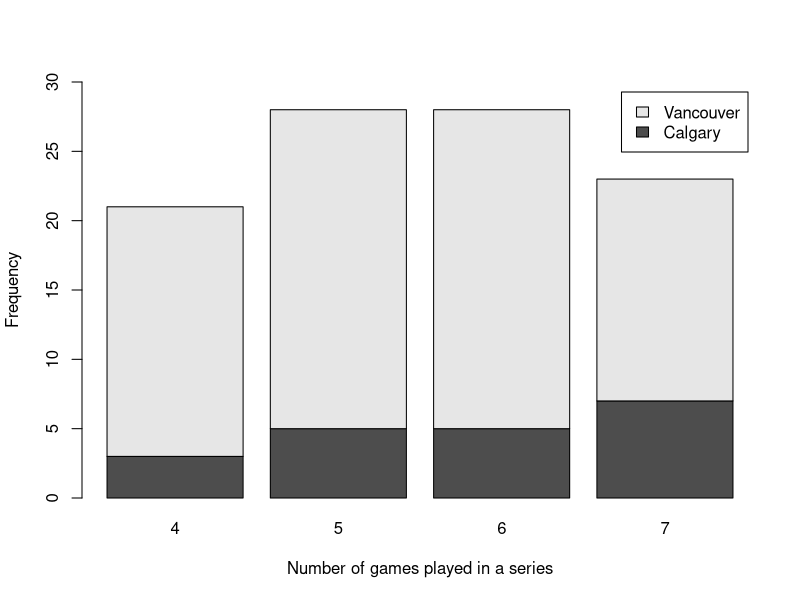

Generate this figure with R:
# This is the script for our playoff bracket simulation. We can use the ratings
# that we generate from our main elo model to predict the likelihood of any playoff
# series. We can simulate a series any number of times to show the most likely
# result in both the winner of the series and the most probable number of games played
# in a series.




# Functions

# This is our second elo function. This function takes the ratings of two teams
# and gives both the updated scores should either team win or lose as well as the
# probability that either team win.
elo.test <- function(TeamA, TeamB, k) {   # Team A and Team B values are their numeric ratings
  # k is the weight of calculation factor
  
  # This calculation is for the expected values for both teams
  EVA <- (1 / (1 + 10^((TeamB - TeamA)/400))) # This compares the ratings relative
  EVB <- (1 / (1 + 10^((TeamA - TeamB)/400))) # to the opposing team in order to
  # give a probability of winning
  
  # Calculating change in rating if win or lose for Team 1
  UpdateWinA  <- TeamA + k * (1 - EVA)
  UpdateLoseA  <- TeamA + k * (0 - EVA)
  
  # The same calculation as above for Team 2
  UpdateWinB <- TeamB + ((1-EVB)* k)
  UpdateLoseB <- TeamB + ((0-EVB)* k)
  
  # prob is the expected score column giving probabilities for winning
  # this creates a data frame of the expected values given as percentage
  prob <- (data.frame(prob=c(EVA,EVB)) * 100)
  # Win A shows the updated ratings should TeamA win
  WinA <- (data.frame(Win1=c(UpdateWinA,UpdateLoseB)))
  # Win B shows the updated ratings for both players should TeamB win
  WinB <- (data.frame(Win2=c(UpdateLoseA,UpdateWinB)))
  
  dattable <- cbind(prob,WinA,WinB)
  rownames(dattable) <- c('TeamA','TeamB')
  return(dattable)
}
# The elo.test.a function serves to store only the probability given of Team A winning.
# There is likely a more code-efficient way of accomplishing this, but I had
# already written the elo.test code and this worked sufficiently well in an
# acceptable amount of time
elo.test.a <- function(team.elo.a, team.elo.b, k){
  elo.test.a.result <- elo.test(team.elo.a, team.elo.b, k)
  stored.result <- elo.test.a.result[1,1]
  return(stored.result)
}


# This is our series simulation function.
# It takes the ratings for two teams, plus their names
# The function uses the probability that team A wins with the rbinom function
# to simulate a single match. It then stores each win for a team in win.test for 
# both team A and team B. As the NHL is a best of 7 format, a team must win a total
# of 4 games to win the series. Therefore, our function concludes when win.test for
# either team reaches 4.
# The function then tells us which team reached 4 wins first and how many rbinom 
# simulations were needed for a team to reach 4 wins.
simulate.series <- function(team.elo.a, team.elo.b, team.a, team.b) {
  win.counter <- c(0,0)
  names(win.counter) <- c('a', 'b')
  
  while(max(win.counter) != 4) {
    
    # Calculate winning percentage of team A 
    win.p.a <- elo.test.a(team.elo.a, team.elo.b, k)
    win.p.a <- win.p.a/100
    win.test <- rbinom(1 , 1, win.p.a)
    if(win.test == 1) {
      some.winner <- 
        win.vector <- 1
      wins.toadd <- c(1,0)
    } else {
      some.winner <- 'B'
      win.vector <- 0
      wins.toadd <- c(0,1)
    }
    
    win.counter <- win.counter + wins.toadd
  }
  
  # Determine winner and return number of games
  n.games <- sum(win.counter)
  
  winner <- names(which(win.counter == 4))
  if(winner == 'a') {
    winning.team = team.a
  } else {
    winning.team = team.b
  }
  return(c(winning.team, n.games))
}



# If we want to run our simulation, we first need to set a k value
# by default, an elo model has a k value of 32. 
k <- 32
# We then run the simulation a single time
# We input given values for the two teams
# For example, lets say that Winnipeg has an elo rating of 1200 and Nashville
# has a rating of 1100. Thus,
simulate.series(1200,1100, 'Winnipeg', 'Nashville')
# This gives us the winner and in how many games played in the series




# We can choose to run this simulation any number of times and find the frequency
# distribution of outcomes
# In this example, we run the simulation 100 times.
set.seed(123)
testing.sim <- replicate(
  100,
  {
     simulate.series(1200,1100,'Vancouver', 'Calgary')
  }
)
# We then store this result and show the frequency on a barplot
testing.sim <- t(testing.sim)  # The data is stored odd, so we apply a transpose
colnames(testing.sim) <- c("Team", "Series Length")
testing.sim <- as.data.frame(testing.sim)
barplot(table(testing.sim), ylim =c(0,30), legend.text = TRUE, xlab = "Number of games played in a series", ylab = "Frequency")
table(testing.sim)


